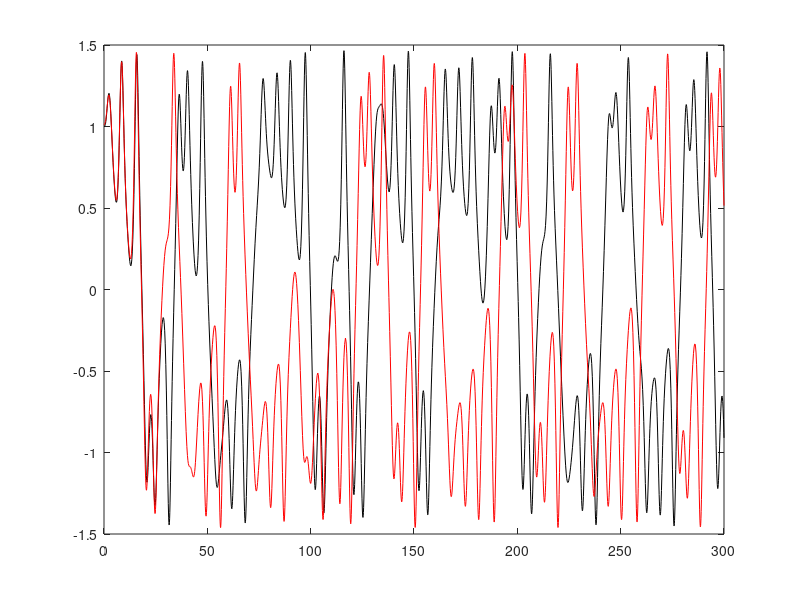

The MATLAB source for this figure:
clear all;
%% variables
g= 0.32;
v = 0.3;

%% functions

f = @(t,x) [x(2); g*sin(x(3))-(v*x(2))-x(1)^3+x(1); 1];

%% initial conditions
x0 = [1; 0; 0];
[t,x] = ode23 (f, [0 300], x0);

%% slight variation in the initial conditions
z0 = x0 + rand(size(x0))*0.02;
[t1, z] = ode23 (f, [0 300], z0);

%% plotting 
figure 
plot ( t, x(:,1), "-k");
hold on;
plot (t1, z(:,1), "-r");


